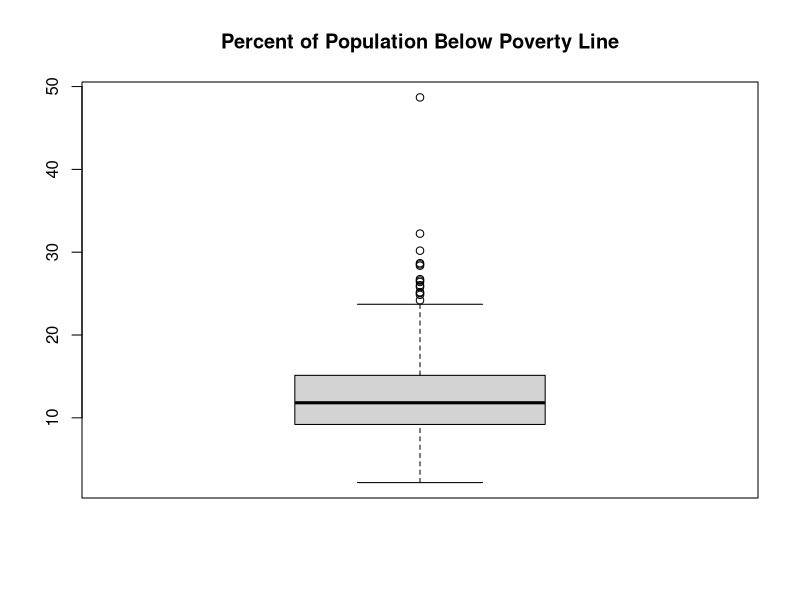
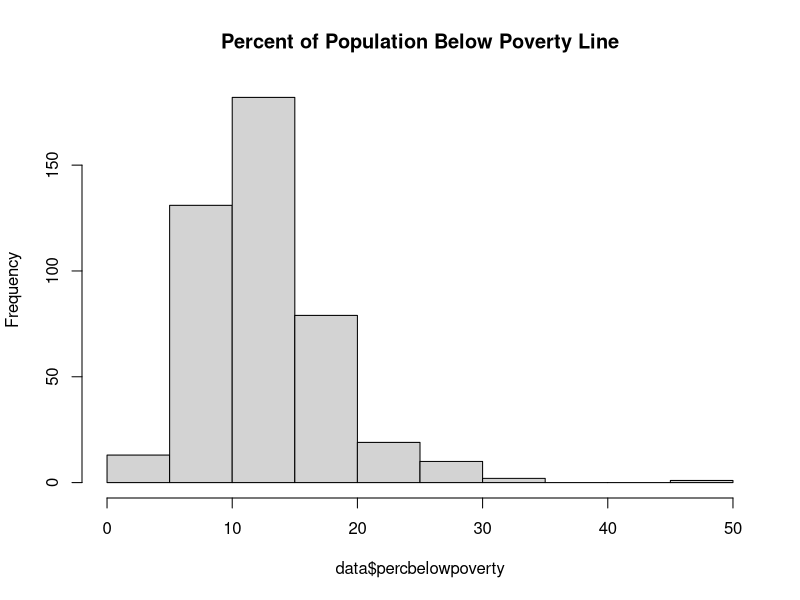
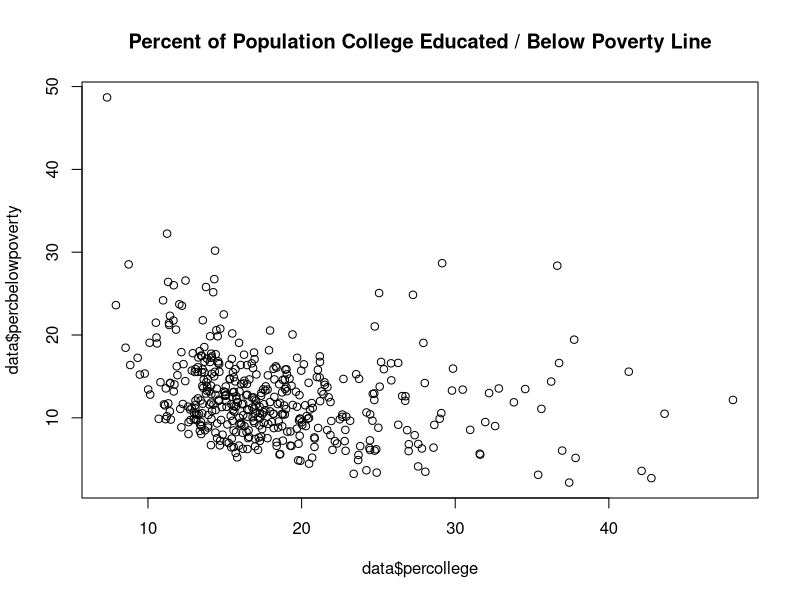

The R source for these figures, in order:
library(ggplot2)

# 1. Choose and load any R dataset (except for diamonds!)
data <- midwest

# 2. Generate summary level descriptive statistics: Show the mean, median, 
# 25th and 75th quartiles, min, and max for each of the applicable variables
# in your data set.

summary(data)

#3. Determine the frequency for one of the categorical variables.

table(data$state)

# 4. Determine the frequency for one of the categorical variables, 
# by a different categorical variable.

table(data$state,data$category)

# 5. Create a graph for a single numeric variable.

boxplot(data$percbelowpoverty
        ,main="Percent of Population Below Poverty Line")
hist(data$percbelowpoverty
     ,main="Percent of Population Below Poverty Line")

# 6. Create a scatterplot of two numeric variables.
# Percent 
plot(data$percbelowpoverty ~ data$percollege
      ,main="Percent of Population College Educated / Below Poverty Line")


# BONUS ( for zero points)
#
# Turn a numerical variable into categorical using : percchildbelowpovert
# and get the frequencies by state
#
data$percchildbelowpovert_bin <- (data$percchildbelowpovert%/%10)*10

table(data$state,data$percchildbelowpovert_bin)

